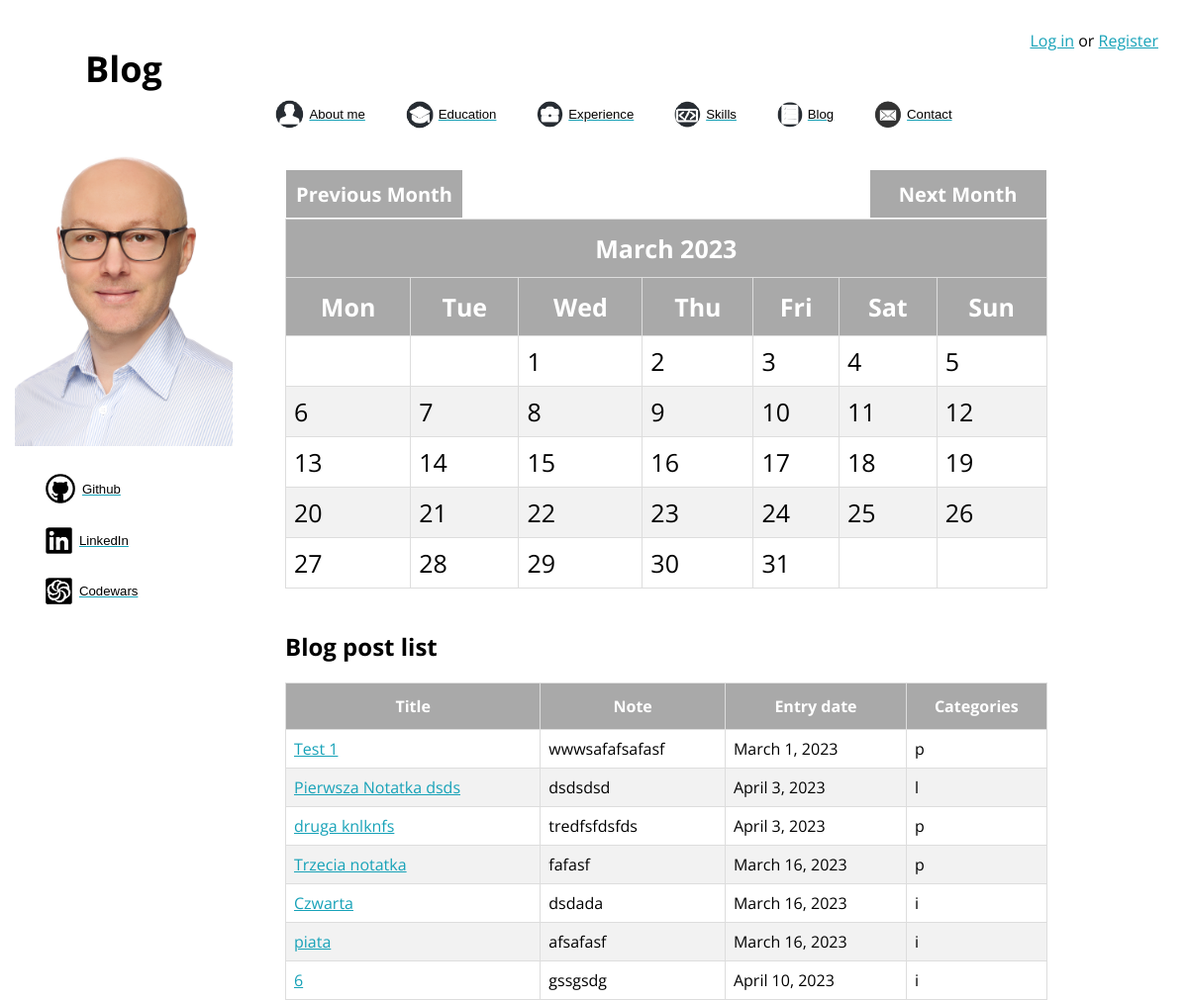
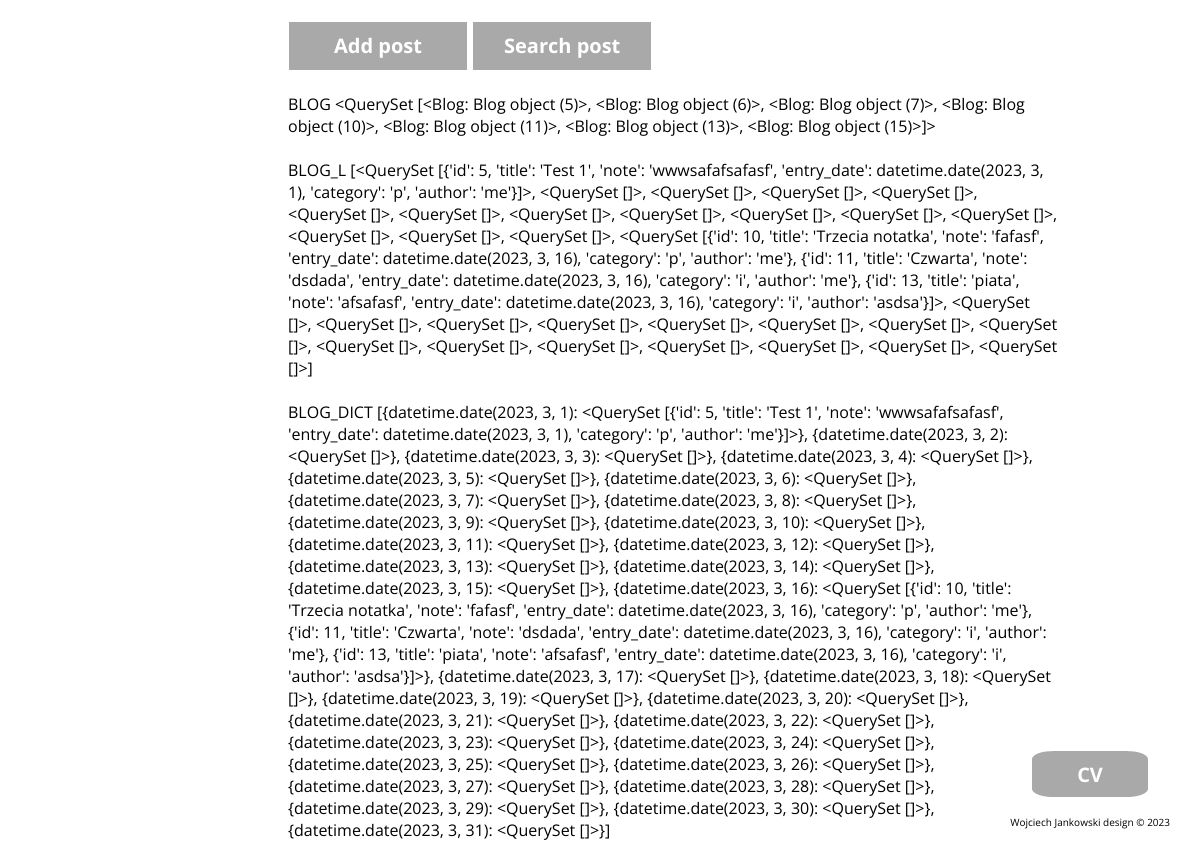
/blog/calendar_current/2023/3, run on the app's committed database (2 pictures, top to bottom).
### blog/models.py (models this page shows)
class Blog(models.Model):
    title = models.CharField(max_length=200, blank=False)
    note = models.TextField()
    entry_date = models.DateField(auto_now=False, blank=False, )
    category = models.CharField(max_length=1, choices=(("p", "programming"), ("i", "interests"), ("l", "life")),
                                blank=False)
    author = models.CharField(max_length=30, blank=False)
    class Meta:
        verbose_name = "Blog"
        verbose_name_plural = "Blog"

### blog/views.py (the view)
# urls.py: path("calendar_current/<int:year>/<int:month>", views.calendar_change, name="calendar_change"),
def calendar_change(request, year, month):
    month = month
    year = year
    cal = HTMLCalendar().formatmonth(year, month)
    days = []
    for i in range(1, 32):
        try:
            day = date(int(year), int(month), int(i))
            days.append(day)
        except ValueError:
            break
    blog = Blog.objects.all()
    blog_l = []
    for day in days:
        blog_date = Blog.objects.filter(entry_date=day).values()
        blog_l.append(blog_date)
    date_blog_dict = [{k: v} for k, v in zip(days, blog_l)]
    prev = None
    next = None
    if month > 1:
        prev = f'{year}/{month - 1}'
    elif month == 1:
        prev = f"{year - 1}/{month + 11}"
    if month < 12:
        next = f'{year}/{month + 1}'
    elif month == 12:
        next = f"{year + 1}/{month - 11}"
    ctx = {"year": year,
           "month": month,
           "cal": cal,
           "prev": prev,
           "next": next,
           "days": days,
           "blog": blog,
           "blog_l": blog_l,
           "date_blog_dict": date_blog_dict,
           'site_name': "Blog"
           }
    return render(request=request, template_name="blog/calendar_current.html", context=ctx)

### blog/templates/blog/calendar_current.html (shortened to what this page needs)
{% extends "aboutme/base.html" %}
{% load static %}
{% block main_content %}
<div class="container">
  {% include 'blog/calendar_block.html' %}
</div>
{% endblock %}

### blog/templates/blog/calendar_block.html
{% load static %}
<a href="{% url 'blog:calendar_current' %}{{ prev }}">
    <button class="next" style="display:inline-block;">Previous Month</button></a>
<a href="{% url 'blog:calendar_current' %}{{ next }}">
    <button class="next" style="float:right;">Next Month</button></a>
<div class="cal">
    {{ cal|safe}}
    <br>
    <h2>Blog post list</h2>
    <table id="data">
        <thead>
            <tr>
                <th>Title</th>
                <th>Note</th>
                <th>Entry date</th>
                <th>Categories</th>
            </tr>
        </thead>
        <tbody>
            {% for post in blog %}
            <tr>
                <td><a href="{% url 'blog:post_detail' post.pk %}">{{ post.title }}</td>
                <td>{{ post.note }}</td>
                <td>{{ post.entry_date }} </a> </td>
                <td>{{ post.category }}</td>
            </tr>
            {% endfor %}
        </tbody>
    </table>
    <br>
    <a href="{% url 'blog:post_create' %}">
        <button class="next" style="display:inline-block;">Add post</button></a>
    <a href="{% url 'blog:post_search' %}">
        <button class="next" style="display:inline-block;">Search post</button></a>
    <br>
    <br>
    BLOG
    {{ blog }}
    <br>
    <br>
    BLOG_L
    {{ blog_l }}
    <br>
    <br>
    BLOG_DICT
    {{ date_blog_dict }}
    <a href="{% static 'aboutme/files/cv.pdf' %}"><button class="button">CV</button></a>

### aboutme/static/aboutme/css/style.css (style rules this page uses)
html { font-family: 'Open Sans', sans-serif; }
body { background-size: 100% 100%; background-repeat: no-repeat; background-position: top; background-attachment: fixed; }
.button { position: fixed; bottom: 50px; right: 50px; background-color: darkgrey; border: 2px solid white; border-radius: 20%; width: 120px; height: 50px; font-size: 20px; color: white; font-weight: bold; cursor: pointer; transition: all 0.25s; font-family: 'Open Sans', sans-serif; }
.next { background-color: darkgrey; border: 1px solid white; width: 180px; height: 50px; font-size: 20px; color: white; font-weight: bold; cursor: pointer; transition: all 0.25s; font-family: 'Open Sans', sans-serif; }
.container { width: 65%; height: auto; margin-left:280px; margin-top:40px; }
#data { border-collapse: collapse; width: 100%; border-radius: 10%; }
#data td, #data th { border: 1px solid #ddd; padding: 8px; }
#data tr:nth-child(even) { background-color: #f2f2f2; }
#data th { padding-top: 12px; padding-bottom: 12px; text-align: center; background-color: darkgrey; color: white; }
.month { font-size: 25px; }
a { color: #17a2b8; }
.month { border-collapse: collapse; width: 100%; }
.month td, .month th { border: 1px solid #ddd; padding: 8px; }
.month tr:nth-child(even) { background-color: #f2f2f2; }
.month th { padding-top: 12px; padding-bottom: 12px; text-align: center; background-color: darkgrey; color: white; }

### data on the page
Blog: title "Test 1", note "wwwsafafsafasf", entry_date "March 1, 2023", category "p", id "<QuerySet [<Blog: Blog object (5)>, <Blog: Blog object (6)>, <Blog: Blog object (7)>, <Blog: Blog object (10)>, <Blog: Blog object (11)>, <Blog: Blog object (13)>, <Blog: Blog object (15)>]>"
Blog: title "Pierwsza Notatka dsds", note "dsdsdsd", entry_date "April 3, 2023", category "l"
Blog: title "druga knlknfs", note "tredfsfdsfds", entry_date "April 3, 2023", category "p"
Blog: title "Trzecia notatka", note "fafasf", entry_date "March 16, 2023", category "p"
Blog: title "Czwarta", note "dsdada", entry_date "March 16, 2023", category "i"
Blog: title "piata", note "afsafasf", entry_date "March 16, 2023", category "i"
Blog: title "6", note "gssgsdg", entry_date "April 10, 2023", category "i"

### other printed values
{{ site_name }} "Blog"
{{ cal|safe }} "March 2023 Mon Tue Wed Thu Fri Sat Sun 1 2 3 4 5 6 7 8 9 10 11 12 13 14 15 16 17 18 19 20 21 22 23 24 25 26 27 28 29 30 31"
